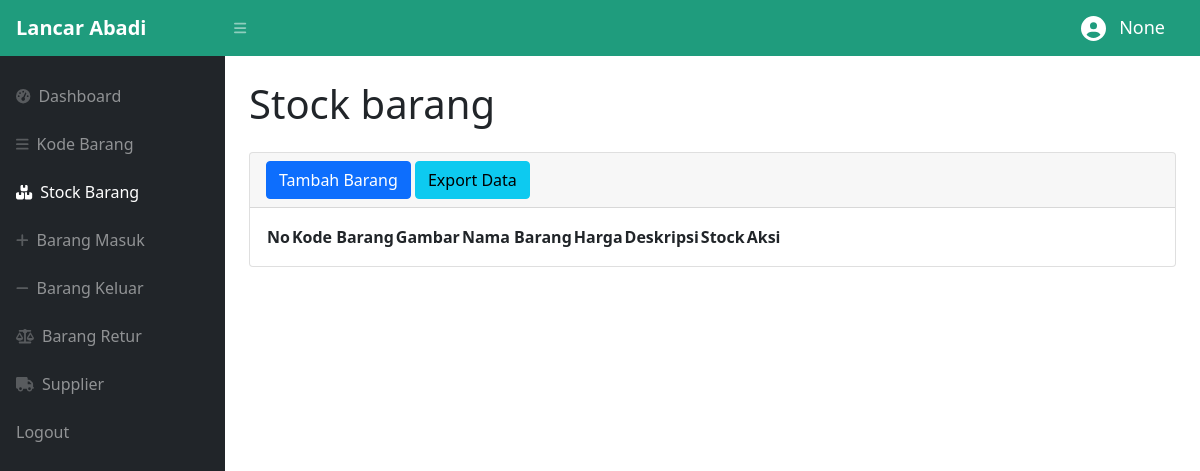
The page /admin/stockBarang.php (signed in) on the database as committed earlier.
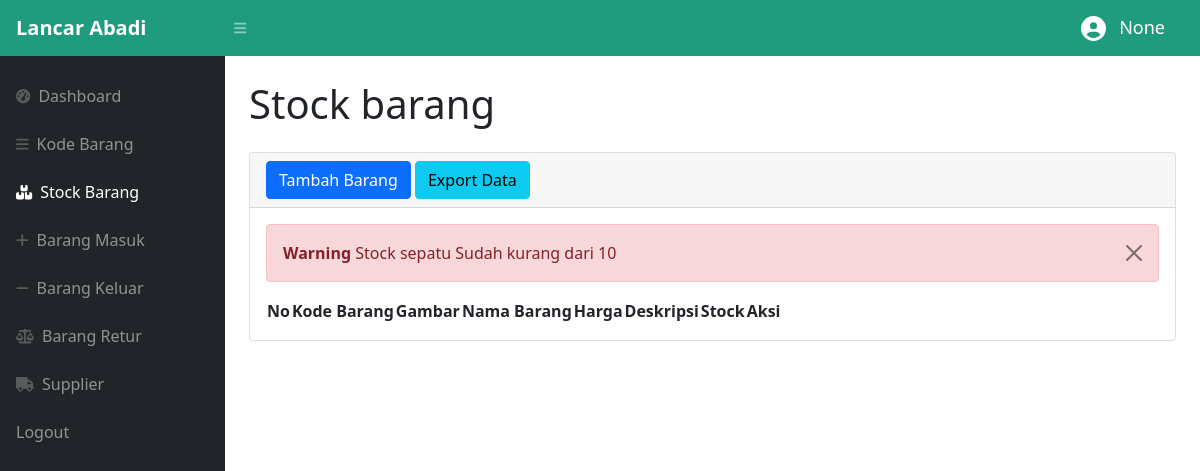
The same page on the database as committed later.
### tables this page shows
CREATE TABLE `stock` (
  `idbarang` int(11) NOT NULL,
  `namabarang` varchar(25) NOT NULL,
  `deskripsi` varchar(50) NOT NULL,
  `stock` int(11) NOT NULL,
  `image` varchar(99) DEFAULT NULL
);

### admin/stockBarang.php (the view, shortened to what the changed rows need)
<?php
require '../function.php';
?>
<!DOCTYPE html>
<html lang="en">
<head>
    <link href="https://cdn.jsdelivr.net/npm/simple-datatables@latest/dist/style.css" rel="stylesheet" />
    <link href="../css/styles.css" rel="stylesheet" />
</head>
<body class="sb-nav-fixed">
    <div id="layoutSidenav">
        <div id="layoutSidenav_content">
            <main>
                <div class="container-fluid px-4">
                    <h1 class="mt-4 mb-4">Stock barang</h1>
                    <div class="card mb-4">
                        <div class="card-body">
                            <?php
                            $ambildatastock = mysqli_query($conn, "select * from stock where stock < 10");
                            while ($fetch = mysqli_fetch_array($ambildatastock)) {
                                $barang = $fetch['namabarang'];
                            ?>
                                <div class="alert alert-danger alert-dismissible">
                                    <button type="button" class="btn-close" data-bs-dismiss="alert"></button>
                                    <strong>Warning</strong> Stock <?= $barang; ?> Sudah kurang dari 10
                                </div>
                            <?php
                            }
                            ?>
                            <table id="datatablesSimple">
                                <thead>
                                    <tr>
                                        <th>No</th>
                                        <th>Kode Barang</th>
                                        <th>Gambar</th>
                                        <th>Nama Barang</th>
                                        <th>Harga</th>
                                        <th>Deskripsi</th>
                                        <th>Stock</th>
                                        <th>Aksi</th>
                                    </tr>
                                </thead>
                            </table>
                        </div>
                    </div>
                </div>
            </main>
        </div>
    </div>
</body>
</html>

Rows that differ between the two databases and show on the page:
added stock: namabarang "sepatu"
